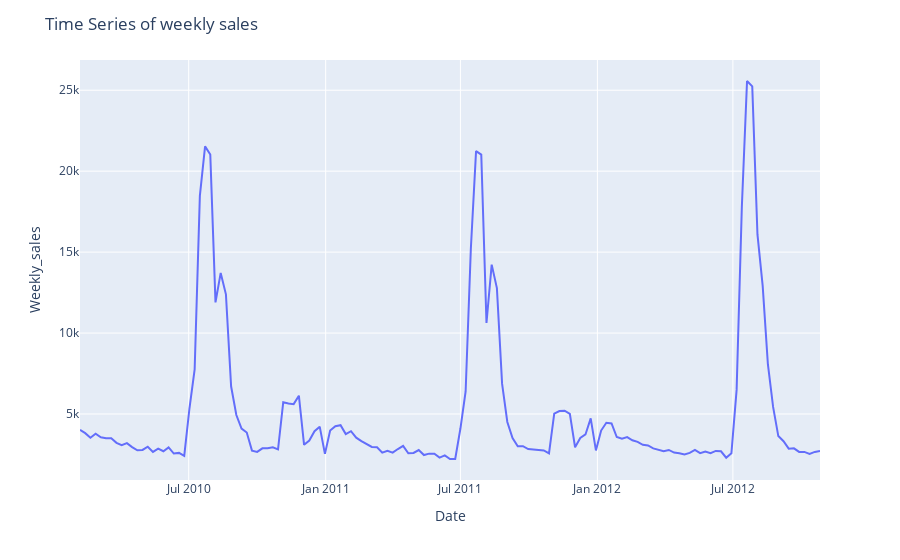

The cell this chart's notebook holds for it:
### Markdown cell above
### TIME SERIES

### Code cell
# TIME SERIES

store_10_pro3 = df[(df.Store == 10) & (df.Product == 3)].loc[:, ['Base Price','Price','Weekly_Units_Sold','Weekly_sales']]
store_10_pro3.reset_index(level=0, inplace=True)

fig = px.line(store_10_pro3, x='Date', y='Weekly_sales')
fig.update_layout(title_text = 'Time Series of weekly sales')
fig.show()

### Figure 1 — Plotly figure (JSON) as saved in the notebook; plotly's stock layout.template omitted (floating-point values rounded to 4 significant figures; data arrays with more than 128 entries replaced by an {"elided": "..."} marker saying what was removed)
{"data": [{"hovertemplate": "Date=%{x}<br>Weekly_sales=%{y}<extra></extra>", "legendgroup": "", "line": {"color": "#636efa", "dash": "solid"}, "marker": {"symbol": "circle"}, "mode": "lines", "name": "", "orientation": "v", "showlegend": false, "type": "scatter", "x": {"elided": "143 str values"}, "xaxis": "x", "y": {"elided": "143 float values"}, "yaxis": "y"}], "layout": {"legend": {"tracegroupgap": 0}, "margin": {"t": 60}, "title": {"text": "Time Series of weekly sales"}, "xaxis": {"anchor": "y", "domain": [0, 1], "title": {"text": "Date"}}, "yaxis": {"anchor": "x", "domain": [0, 1], "title": {"text": "Weekly_sales"}}}}
